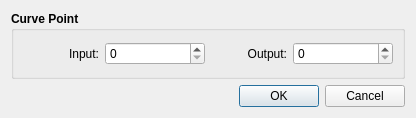
<?xml version="1.0" encoding="UTF-8"?>
<ui version="4.0">
 <class>dialog_curve_point</class>
 <widget class="QDialog" name="dialog_curve_point">
  <property name="geometry">
   <rect>
    <x>0</x>
    <y>0</y>
    <width>416</width>
    <height>118</height>
   </rect>
  </property>
  <property name="windowTitle">
   <string>Curve Point</string>
  </property>
  <layout class="QVBoxLayout" name="verticalLayout">
   <item>
    <widget class="QGroupBox" name="groupBox">
     <property name="font">
      <font>
       <bold>true</bold>
      </font>
     </property>
     <property name="title">
      <string>Curve Point</string>
     </property>
     <layout class="QHBoxLayout" name="horizontalLayout">
      <item>
       <widget class="QLabel" name="label">
        <property name="font">
         <font>
          <bold>false</bold>
         </font>
        </property>
        <property name="text">
         <string>Input:</string>
        </property>
        <property name="alignment">
         <set>Qt::AlignRight|Qt::AlignTrailing|Qt::AlignVCenter</set>
        </property>
       </widget>
      </item>
      <item>
       <widget class="QSpinBox" name="spinInput">
        <property name="minimumSize">
         <size>
          <width>100</width>
          <height>0</height>
         </size>
        </property>
        <property name="font">
         <font>
          <bold>false</bold>
         </font>
        </property>
        <property name="maximum">
         <number>255</number>
        </property>
       </widget>
      </item>
      <item>
       <widget class="QLabel" name="label_2">
        <property name="font">
         <font>
          <bold>false</bold>
         </font>
        </property>
        <property name="text">
         <string>Output:</string>
        </property>
        <property name="alignment">
         <set>Qt::AlignRight|Qt::AlignTrailing|Qt::AlignVCenter</set>
        </property>
       </widget>
      </item>
      <item>
       <widget class="QSpinBox" name="spinOutput">
        <property name="minimumSize">
         <size>
          <width>100</width>
          <height>0</height>
         </size>
        </property>
        <property name="font">
         <font>
          <bold>false</bold>
         </font>
        </property>
        <property name="maximum">
         <number>255</number>
        </property>
       </widget>
      </item>
     </layout>
    </widget>
   </item>
   <item>
    <widget class="QDialogButtonBox" name="buttonBox">
     <property name="orientation">
      <enum>Qt::Horizontal</enum>
     </property>
     <property name="standardButtons">
      <set>QDialogButtonBox::Cancel|QDialogButtonBox::Ok</set>
     </property>
    </widget>
   </item>
  </layout>
 </widget>
 <resources/>
 <connections>
  <connection>
   <sender>buttonBox</sender>
   <signal>accepted()</signal>
   <receiver>dialog_curve_point</receiver>
   <slot>accept()</slot>
   <hints>
    <hint type="sourcelabel">
     <x>248</x>
     <y>254</y>
    </hint>
    <hint type="destinationlabel">
     <x>157</x>
     <y>274</y>
    </hint>
   </hints>
  </connection>
  <connection>
   <sender>buttonBox</sender>
   <signal>rejected()</signal>
   <receiver>dialog_curve_point</receiver>
   <slot>reject()</slot>
   <hints>
    <hint type="sourcelabel">
     <x>316</x>
     <y>260</y>
    </hint>
    <hint type="destinationlabel">
     <x>286</x>
     <y>274</y>
    </hint>
   </hints>
  </connection>
 </connections>
</ui>
